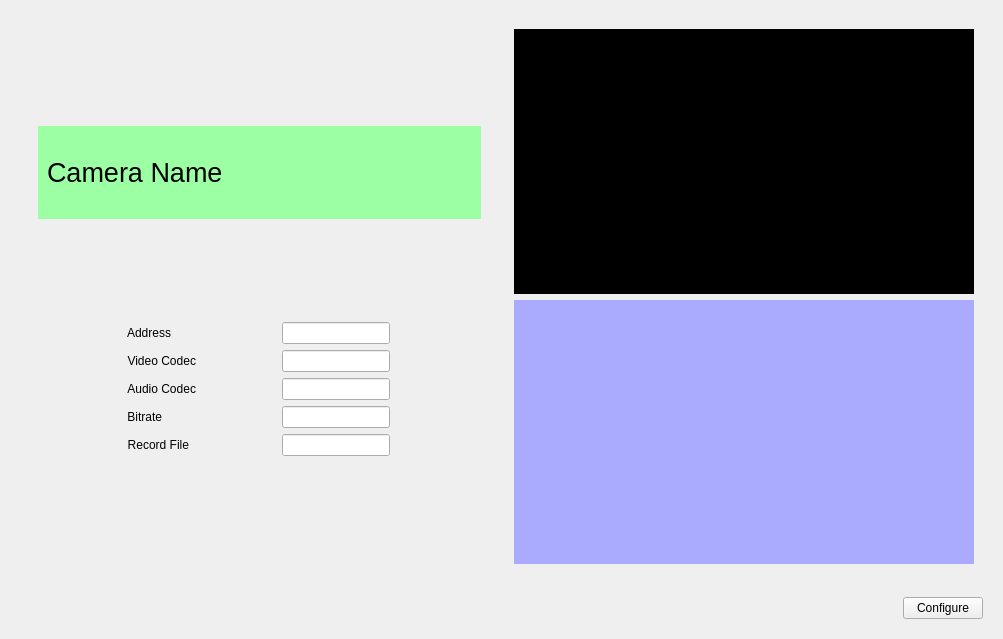
<?xml version="1.0" encoding="UTF-8"?>
<ui version="4.0">
 <class>Form</class>
 <widget class="QWidget" name="Form">
  <property name="geometry">
   <rect>
    <x>0</x>
    <y>0</y>
    <width>1003</width>
    <height>639</height>
   </rect>
  </property>
  <property name="sizePolicy">
   <sizepolicy hsizetype="Expanding" vsizetype="Expanding">
    <horstretch>0</horstretch>
    <verstretch>0</verstretch>
   </sizepolicy>
  </property>
  <property name="windowTitle">
   <string>Form</string>
  </property>
  <layout class="QVBoxLayout" name="verticalLayout">
   <item>
    <widget class="QWidget" name="widget_6" native="true">
     <layout class="QHBoxLayout" name="horizontalLayout_2">
      <item>
       <widget class="QWidget" name="widget_2" native="true">
        <layout class="QVBoxLayout" name="verticalLayout_3">
         <item>
          <widget class="QWidget" name="widget_7" native="true">
           <layout class="QVBoxLayout" name="verticalLayout_4">
            <item>
             <widget class="QWidget" name="widget_9" native="true">
              <property name="sizePolicy">
               <sizepolicy hsizetype="Preferred" vsizetype="Fixed">
                <horstretch>0</horstretch>
                <verstretch>0</verstretch>
               </sizepolicy>
              </property>
              <property name="styleSheet">
               <string notr="true">background-color: rgb(156, 255, 164);</string>
              </property>
              <layout class="QHBoxLayout" name="horizontalLayout_3">
               <item>
                <widget class="QLabel" name="label">
                 <property name="sizePolicy">
                  <sizepolicy hsizetype="Preferred" vsizetype="Fixed">
                   <horstretch>0</horstretch>
                   <verstretch>0</verstretch>
                  </sizepolicy>
                 </property>
                 <property name="minimumSize">
                  <size>
                   <width>0</width>
                   <height>75</height>
                  </size>
                 </property>
                 <property name="font">
                  <font>
                   <pointsize>20</pointsize>
                  </font>
                 </property>
                 <property name="text">
                  <string>Camera Name</string>
                 </property>
                </widget>
               </item>
              </layout>
             </widget>
            </item>
            <item>
             <widget class="QWidget" name="widget_10" native="true">
              <property name="sizePolicy">
               <sizepolicy hsizetype="Preferred" vsizetype="Fixed">
                <horstretch>0</horstretch>
                <verstretch>0</verstretch>
               </sizepolicy>
              </property>
              <property name="minimumSize">
               <size>
                <width>0</width>
                <height>125</height>
               </size>
              </property>
              <layout class="QGridLayout" name="gridLayout">
               <item row="0" column="0">
                <widget class="QLabel" name="label_2">
                 <property name="sizePolicy">
                  <sizepolicy hsizetype="Fixed" vsizetype="Fixed">
                   <horstretch>0</horstretch>
                   <verstretch>0</verstretch>
                  </sizepolicy>
                 </property>
                 <property name="layoutDirection">
                  <enum>Qt::LeftToRight</enum>
                 </property>
                 <property name="text">
                  <string>Address</string>
                 </property>
                 <property name="alignment">
                  <set>Qt::AlignRight|Qt::AlignTrailing|Qt::AlignVCenter</set>
                 </property>
                </widget>
               </item>
               <item row="1" column="0">
                <widget class="QLabel" name="label_3">
                 <property name="sizePolicy">
                  <sizepolicy hsizetype="Fixed" vsizetype="Fixed">
                   <horstretch>0</horstretch>
                   <verstretch>0</verstretch>
                  </sizepolicy>
                 </property>
                 <property name="text">
                  <string>Video Codec</string>
                 </property>
                 <property name="alignment">
                  <set>Qt::AlignRight|Qt::AlignTrailing|Qt::AlignVCenter</set>
                 </property>
                </widget>
               </item>
               <item row="2" column="0">
                <widget class="QLabel" name="label_4">
                 <property name="sizePolicy">
                  <sizepolicy hsizetype="Fixed" vsizetype="Fixed">
                   <horstretch>0</horstretch>
                   <verstretch>0</verstretch>
                  </sizepolicy>
                 </property>
                 <property name="text">
                  <string>Audio Codec</string>
                 </property>
                 <property name="alignment">
                  <set>Qt::AlignRight|Qt::AlignTrailing|Qt::AlignVCenter</set>
                 </property>
                </widget>
               </item>
               <item row="3" column="0">
                <widget class="QLabel" name="label_5">
                 <property name="sizePolicy">
                  <sizepolicy hsizetype="Fixed" vsizetype="Fixed">
                   <horstretch>0</horstretch>
                   <verstretch>0</verstretch>
                  </sizepolicy>
                 </property>
                 <property name="text">
                  <string>Bitrate</string>
                 </property>
                 <property name="alignment">
                  <set>Qt::AlignRight|Qt::AlignTrailing|Qt::AlignVCenter</set>
                 </property>
                </widget>
               </item>
               <item row="4" column="0">
                <widget class="QLabel" name="label_6">
                 <property name="sizePolicy">
                  <sizepolicy hsizetype="Fixed" vsizetype="Fixed">
                   <horstretch>0</horstretch>
                   <verstretch>0</verstretch>
                  </sizepolicy>
                 </property>
                 <property name="text">
                  <string>Record File</string>
                 </property>
                 <property name="alignment">
                  <set>Qt::AlignRight|Qt::AlignTrailing|Qt::AlignVCenter</set>
                 </property>
                </widget>
               </item>
               <item row="4" column="1">
                <widget class="QLineEdit" name="lineEdit">
                 <property name="sizePolicy">
                  <sizepolicy hsizetype="Fixed" vsizetype="Fixed">
                   <horstretch>0</horstretch>
                   <verstretch>0</verstretch>
                  </sizepolicy>
                 </property>
                 <property name="maximumSize">
                  <size>
                   <width>16777215</width>
                   <height>16777215</height>
                  </size>
                 </property>
                </widget>
               </item>
               <item row="3" column="1">
                <widget class="QLineEdit" name="lineEdit_2">
                 <property name="sizePolicy">
                  <sizepolicy hsizetype="Fixed" vsizetype="Fixed">
                   <horstretch>0</horstretch>
                   <verstretch>0</verstretch>
                  </sizepolicy>
                 </property>
                </widget>
               </item>
               <item row="2" column="1">
                <widget class="QLineEdit" name="lineEdit_3">
                 <property name="sizePolicy">
                  <sizepolicy hsizetype="Fixed" vsizetype="Fixed">
                   <horstretch>0</horstretch>
                   <verstretch>0</verstretch>
                  </sizepolicy>
                 </property>
                </widget>
               </item>
               <item row="1" column="1">
                <widget class="QLineEdit" name="lineEdit_4">
                 <property name="sizePolicy">
                  <sizepolicy hsizetype="Fixed" vsizetype="Fixed">
                   <horstretch>0</horstretch>
                   <verstretch>0</verstretch>
                  </sizepolicy>
                 </property>
                </widget>
               </item>
               <item row="0" column="1">
                <widget class="QLineEdit" name="lineEdit_5">
                 <property name="sizePolicy">
                  <sizepolicy hsizetype="Fixed" vsizetype="Fixed">
                   <horstretch>0</horstretch>
                   <verstretch>0</verstretch>
                  </sizepolicy>
                 </property>
                </widget>
               </item>
              </layout>
             </widget>
            </item>
           </layout>
          </widget>
         </item>
        </layout>
       </widget>
      </item>
      <item>
       <widget class="QWidget" name="widget_3" native="true">
        <layout class="QVBoxLayout" name="verticalLayout_2">
         <item>
          <widget class="QWidget" name="widget_4" native="true">
           <property name="sizePolicy">
            <sizepolicy hsizetype="Preferred" vsizetype="Preferred">
             <horstretch>0</horstretch>
             <verstretch>0</verstretch>
            </sizepolicy>
           </property>
           <property name="styleSheet">
            <string notr="true">background-color: rgb(0, 0, 0);</string>
           </property>
           <layout class="QHBoxLayout" name="horizontalLayout_4">
            <item>
             <widget class="QGraphicsView" name="graphicsView">
              <property name="sizePolicy">
               <sizepolicy hsizetype="Fixed" vsizetype="Fixed">
                <horstretch>0</horstretch>
                <verstretch>0</verstretch>
               </sizepolicy>
              </property>
             </widget>
            </item>
           </layout>
          </widget>
         </item>
         <item>
          <widget class="QWidget" name="widget_5" native="true">
           <property name="styleSheet">
            <string notr="true">background-color: rgb(170, 170, 255);</string>
           </property>
          </widget>
         </item>
        </layout>
       </widget>
      </item>
     </layout>
    </widget>
   </item>
   <item>
    <widget class="QWidget" name="widget" native="true">
     <property name="sizePolicy">
      <sizepolicy hsizetype="Preferred" vsizetype="Fixed">
       <horstretch>0</horstretch>
       <verstretch>0</verstretch>
      </sizepolicy>
     </property>
     <layout class="QHBoxLayout" name="horizontalLayout">
      <item>
       <spacer name="horizontalSpacer">
        <property name="orientation">
         <enum>Qt::Horizontal</enum>
        </property>
        <property name="sizeHint" stdset="0">
         <size>
          <width>40</width>
          <height>20</height>
         </size>
        </property>
       </spacer>
      </item>
      <item>
       <widget class="QPushButton" name="pushButton">
        <property name="text">
         <string>Configure</string>
        </property>
       </widget>
      </item>
     </layout>
    </widget>
   </item>
  </layout>
 </widget>
 <resources/>
 <connections/>
</ui>
